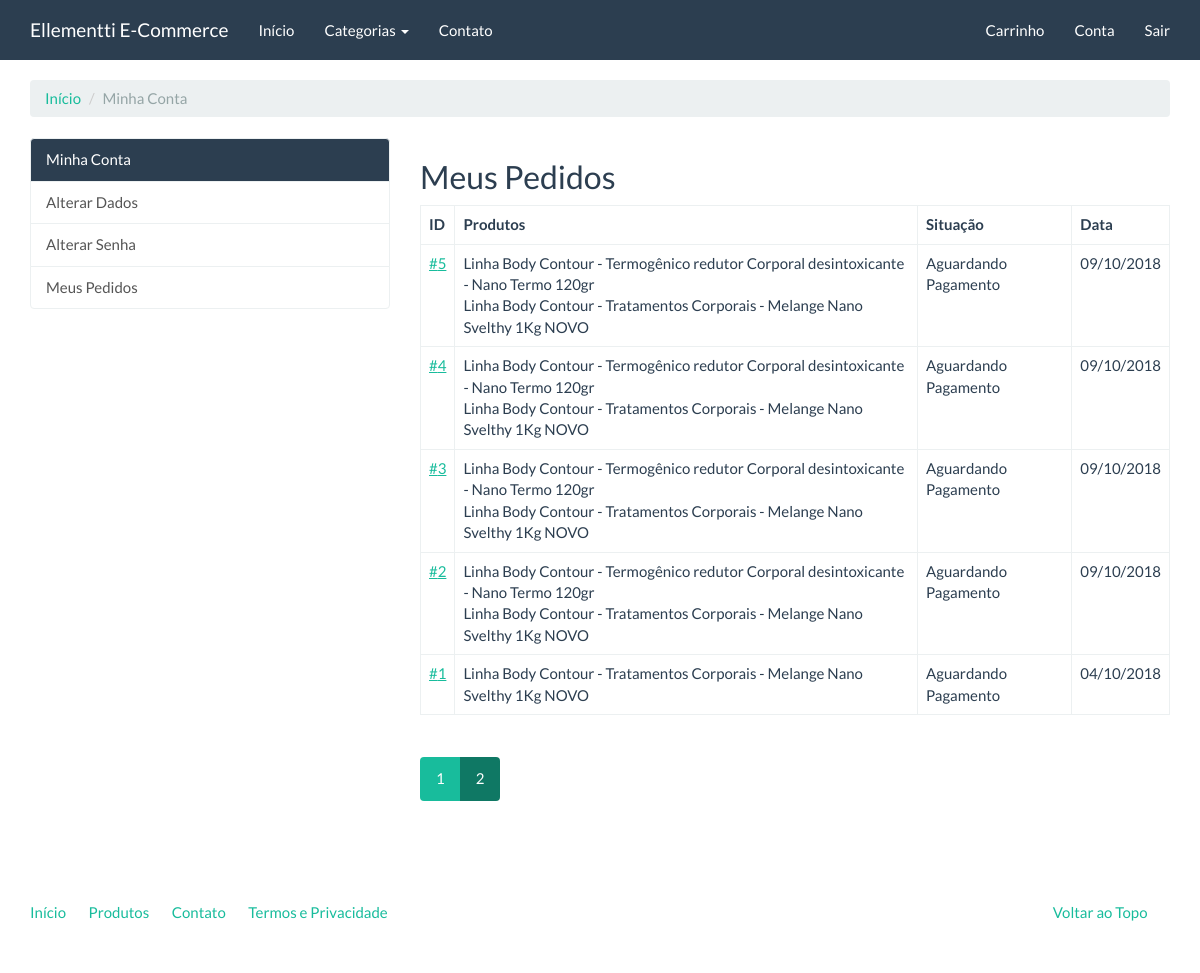
The app's page /compras/meus-pedidos/?page=2 (signed in) with its own data.
### checkout/models.py (models this page shows, shortened)
class Order(models.Model):
    STATUS_CHOICES = (
        (0, 'Aguardando Pagamento'),
        (1, 'Concluída'),
        (2, 'Cancelada'),
    )
    PAYMENT_OPTION_CHOICES = (
        ('deposit', 'Depósito'),
        ('pagseguro', 'PagSeguro'),
        ('paypal', 'Paypal'),
    )
    user = models.ForeignKey(settings.AUTH_USER_MODEL, verbose_name='Usuário')
    status = models.IntegerField(
        'Situação', choices=STATUS_CHOICES, default=0, blank=True
    )
    payment_option = models.CharField(
        'Opção de Pagamento', choices=PAYMENT_OPTION_CHOICES, max_length=20,
        default='deposit'
    )
    created = models.DateTimeField('Criado em', auto_now_add=True)
    modified = models.DateTimeField('Modificado em', auto_now=True)
    objects = OrderManager()
    class Meta:
        verbose_name = 'Pedido'
        verbose_name_plural = 'Pedidos'
    def products(self):
        products_ids = self.items.values_list('product')
        return Product.objects.filter(pk__in=products_ids)
    def pagseguro(self):
        self.payment_option = 'pagseguro'
        self.save()
        pg = PagSeguro(
            email=settings.PAGSEGURO_EMAIL, token=settings.PAGSEGURO_TOKEN,
            config={'sandbox': settings.PAGSEGURO_SANDBOX}
        )
        pg.sender = {
            'email': self.user.email
        }
        pg.reference_prefix = ''
        pg.shipping = None
        pg.reference = self.pk
        for item in self.items.all():
            pg.items.append(
                {
                    'id': item.product.pk,
                    'description': item.product.name,
                    'quantity': item.quantity,
                    'amount': '%.2f' % item.price
                }
            )
        return pg
    def paypal(self):
        self.payment_option = 'paypal'
        self.save()
        paypal_dict = {
            'upload': '1',
            'business': settings.PAYPAL_EMAIL,
            'invoice': self.pk,
            'cmd': '_cart',
            'currency_code': 'BRL',
            'charset': 'utf-8',
        }
        index = 1
        for item in self.items.all():
            paypal_dict['amount_{}'.format(index)] = '%.2f' % item.price
            paypal_dict['item_name_{}'.format(index)] = item.product.name
            paypal_dict['quantity_{}'.format(index)] = item.quantity
            index = index + 1
        return paypal_dict

### catalog/models.py (models this page shows, shortened)
class Product(models.Model):
    name = models.CharField('Nome', max_length=100)
    slug = models.SlugField('Identificador', max_length=100)
    category = models.ForeignKey('catalog.Category', verbose_name='Categoria', on_delete=models.CASCADE)
    description = models.TextField('Descrição', blank=True)
    price = models.DecimalField('Preço', decimal_places=2, max_digits=8)
    created = models.DateTimeField('Criado em', auto_now_add=True)
    modified = models.DateTimeField('Modificado em', auto_now=True)
    class Meta:
        verbose_name = 'Produto'
        verbose_name_plural = 'Produtos'
        ordering = ['name']

### checkout/views.py (the view)
class OrderListView(LoginRequiredMixin, ListView):
    template_name = 'checkout/order_list.html'
    paginate_by = 10
    def get_queryset(self):
        return Order.objects.filter(user=self.request.user).order_by('-pk')

### catalog/context_processors.py (called while the page is built)
def categories(request):
    return {
        'categories': Category.objects.all()
    }

### catalog/models.py (called while the page is built)
    def __str__(self):
        return self.name

    def get_absolute_url(self):
        return reverse('catalog:category', kwargs={'slug': self.slug})

### core/templatetags/pagination.py (called while the page is built)
@register.inclusion_tag('pagination.html')
def pagination(request, paginator, page_obj):
    context = {}
    context['paginator'] = paginator
    context['request'] = request
    context['page_obj'] = page_obj
    getvars = request.GET.copy()
    if 'page' in getvars:
        del getvars['page']
    if len(getvars) > 0:
        context['getvars'] = '&{0}'.format(getvars.urlencode())
    else:
        context['getvars'] = ''
    return context

### checkout/templates/checkout/order_list.html (shortened to what this page needs)
{% extends "accounts/index.html" %}
{% load pagination %}
{% block accounts_container %}
<h2>Meus Pedidos</h2>
<table class="table table-bordered">
    <thead>
        <tr>
            <th>
                ID
            </th>
            <th>
                Produtos
            </th>
            <th>
                Situação
            </th>
            <th>
                Data
            </th>
        </tr>
    </thead>
    <tbody>
        {% for order in object_list %}
        <tr>
            <td>
                <a href="{% url 'checkout:order_detail' order.pk %}">#{{ order.pk }}</a>
            </td>
            <td>
                {% for product in order.products %}
                {{ product.name }}{% if not forloop.last %}<br />{% endif %}
                {% endfor %}
            </td>
            <td>
                {{ order.get_status_display }}
            </td>
            <td>
                {{ order.created|date:"d/m/Y" }}
            </td>
        </tr>
        {% endfor %}
    </tbody>
</table>
{% pagination request paginator page_obj %}
{% endblock %}

### records on screen
Order: pk "5", status "Aguardando Pagamento", created "09/10/2018"
Product: name "Linha Body Contour - Termogênico redutor Corporal desintoxicante - Nano Termo 120gr"
Product: name "Linha Body Contour - Tratamentos Corporais - Melange Nano Svelthy 1Kg NOVO"
Order: pk "4", status "Aguardando Pagamento", created "09/10/2018"
Order: pk "3", status "Aguardando Pagamento", created "09/10/2018"
Order: pk "2", status "Aguardando Pagamento", created "09/10/2018"
Order: pk "1", status "Aguardando Pagamento", created "04/10/2018"

### other values on screen
{{ page }} "1" "2"
